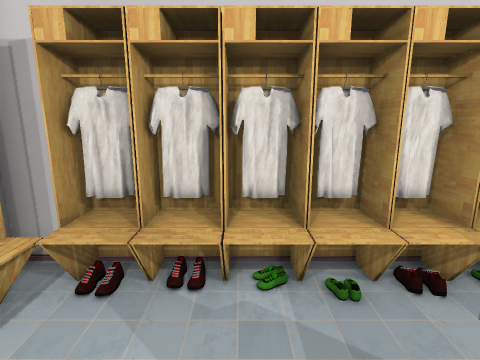
[1] (above)

12 first-person views from a walk through a 3-D level made in the Unity game engine. The camera is 1.3 m above the floor, tilts 12° down and sees 80° across. The floor is counted in squares, 0.5 m on a side. Each view is taken from the middle of a square. On the plan, view 1 faces up. The plan holds only what a view shows up to about 19 squares ahead; the rest is blank. Door leaves are left out, so doorways stand open.

[2]
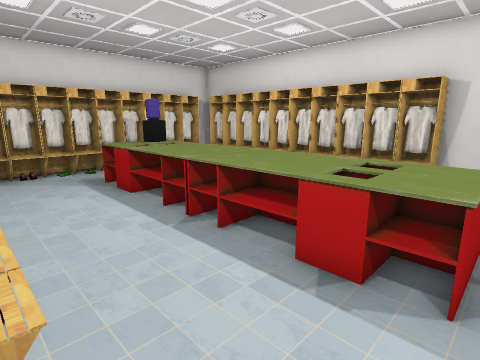

[3]
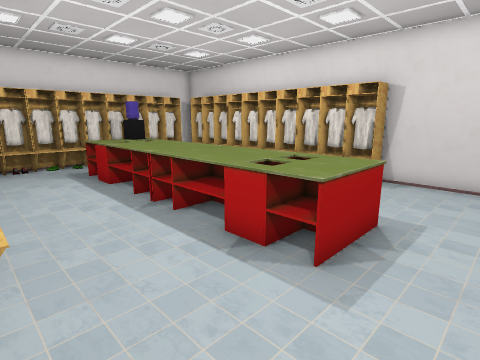

[4]
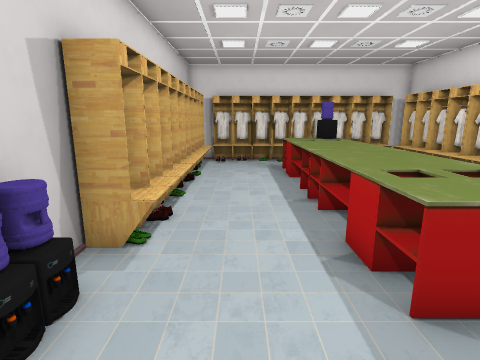

[5]
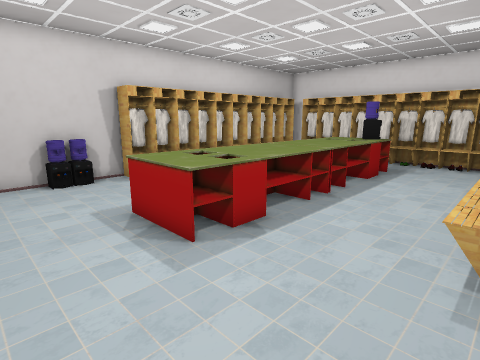

[6]
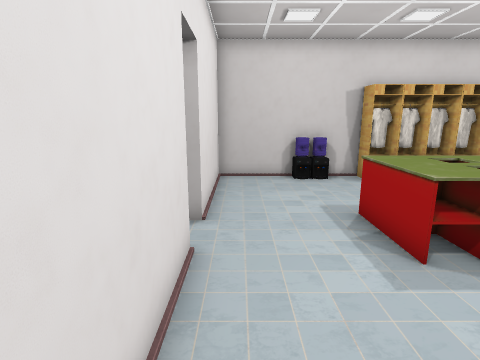

[7]
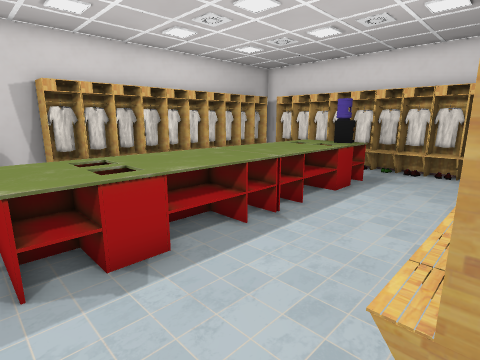

[8]
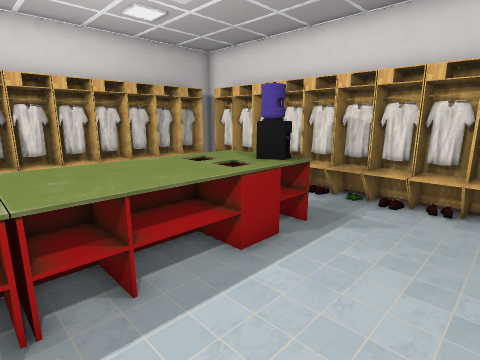

[9]
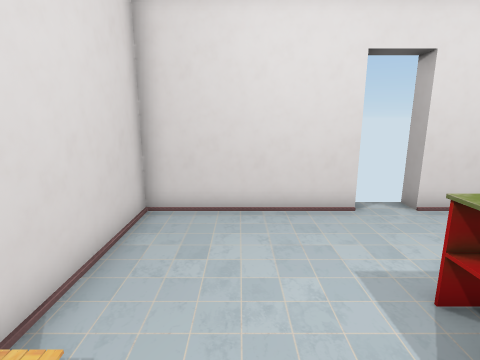

[10]
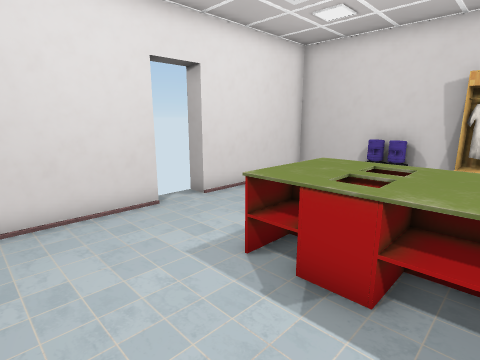

[11]
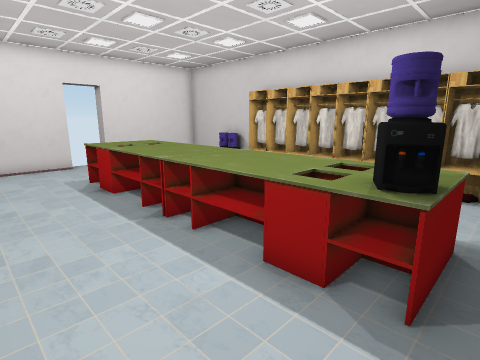

[12]
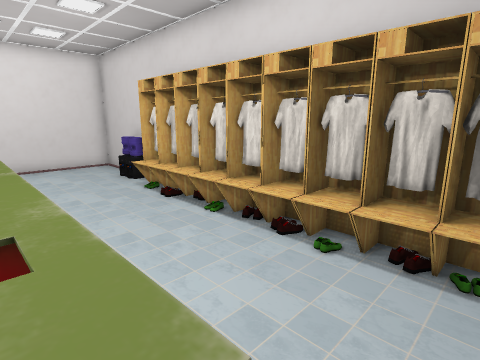

### Floor plan
Points are (right, up) in squares from view 1. A wall is a line through its corners. A room is listed if a view was taken in it or the views show most of it. See-through windows are left out.
Room 1 (views 1, 2, 3, 4, 5, 6, 7, 8, 9, 10, 11, 12)
walls: (-4.2, -5.4) (-4.2, -6.6); (-4.2, -8.5) (-4.2, -15) (1.8, -15); (3.6, -15) (9.7, -15) (9.7, 3.4); (9.6, 5) (-4.2, 5) (-4.2, 3.4)
ways out: open door at (2.5, -15)
objects: other object (-4, -10); other object (-4, -8) to (-3, -8); other object (-4, -7) to (-3, -7); other object (-4, -6) to (-3, -5); other object (-4, -5) to (-3, -4); other object (-4, -4) to (-3, -3); other object (-4, -2) to (-3, -2); other object (-4, -1) to (-3, -1); other object (-4, 0); other object (-4, 0) to (-3, 1); other object (-4, 1) to (-3, 2); other object (-4, 3) to (-3, 3); other object (-3, 4) to (-2, 5); other object (-1, 4) to (0, 4); other object (1, -11) to (4, -6); other object (1, -5) to (4, 1); other object (1, 4); other object (2, 4); other object (3, 0) to (4, 1); other object (3, 4); other object (4, 4) to (4, 5); other object (5, 4) to (6, 4); other object (7, 4); other object (8, 4); other object (9, -9) to (9, -8); other object (9, -7); other object (9, -6); other object (9, -5); other object (9, -4) to (9, -3); other object (9, -2); other object (9, -1); other object (9, 0); other object (9, 1); other object (9, 2) to (9, 3)

Where each view was taken, in squares from view 1:
view 1: 0 up, 0 right, facing up
view 2: 11 down, 3 left, facing up-right
view 3: 13 down, 3 left, facing up-right
view 4: 14 down, 1 left, facing up
view 5: 14 down, 9 right, facing up-left
view 6: 14 down, 9 right, facing left
view 7: 11 down, 9 right, facing up-left
view 8: 5 down, 8 right, facing up-left
view 9: 7 down, 7 right, facing down
view 10: 7 down, 8 right, facing down-left
view 11: 2 up, 8 right, facing down-left
view 12: 2 up, 2 right, facing down-left
